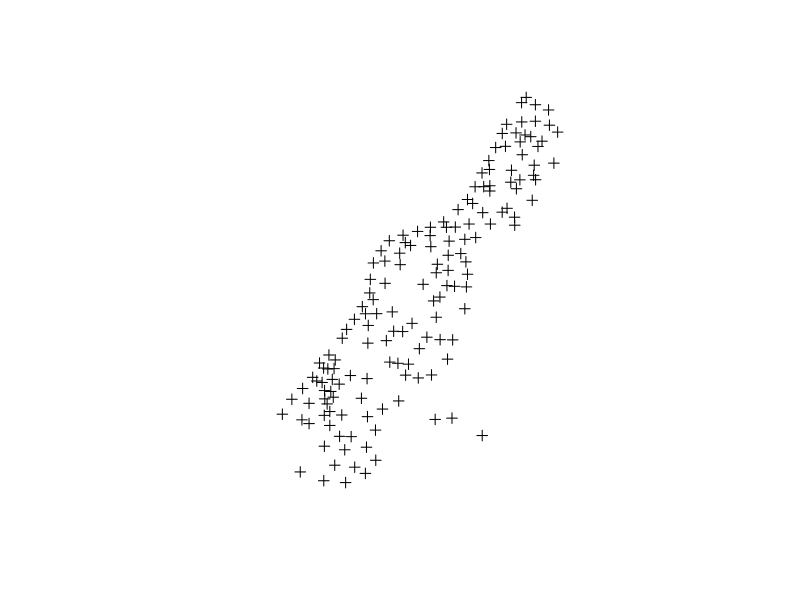
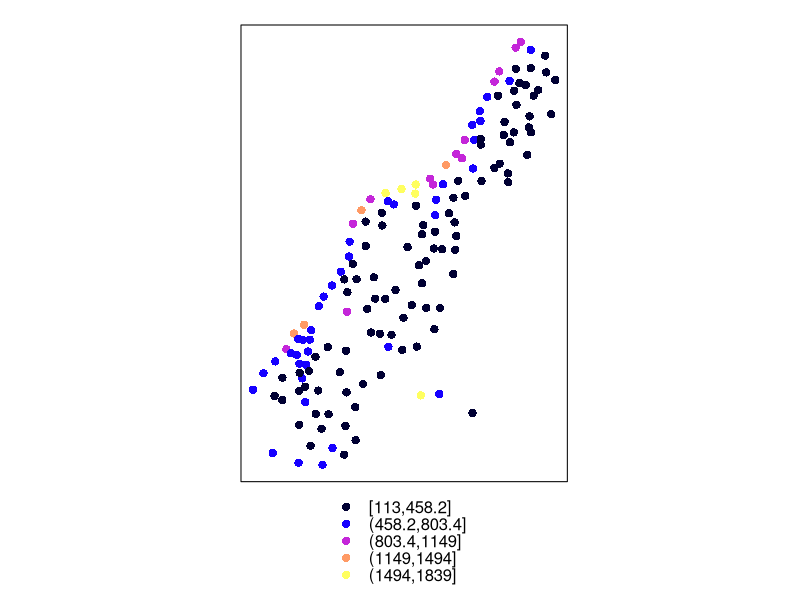
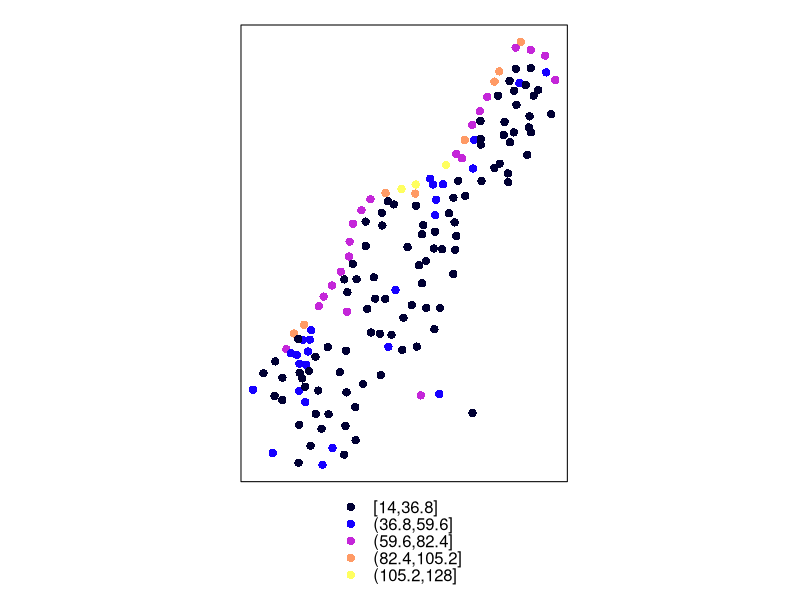
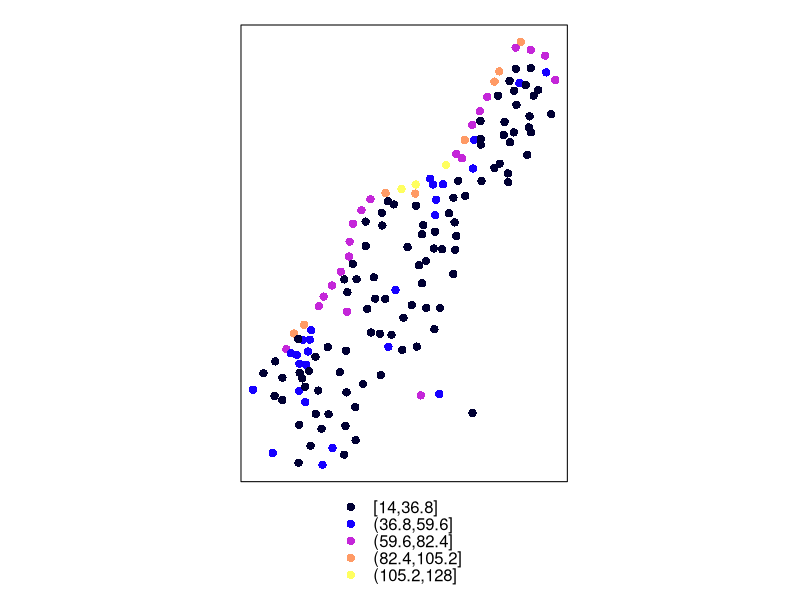
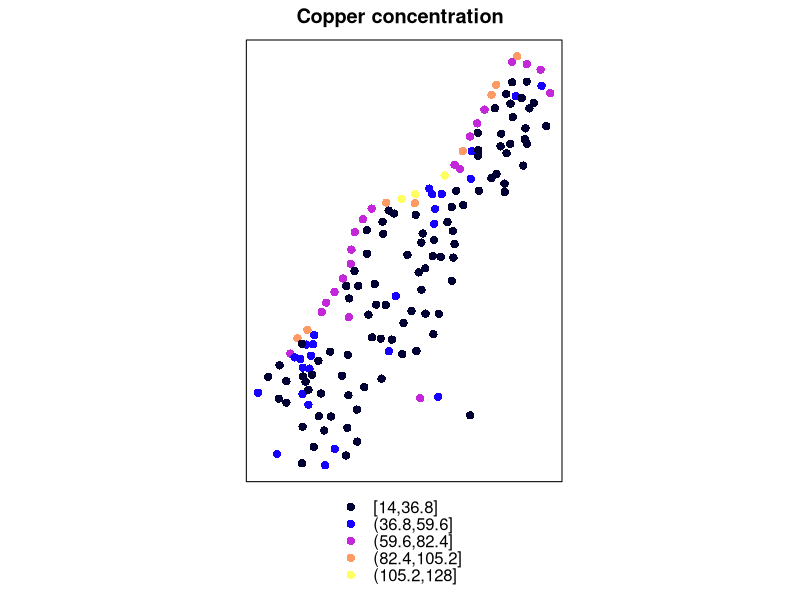
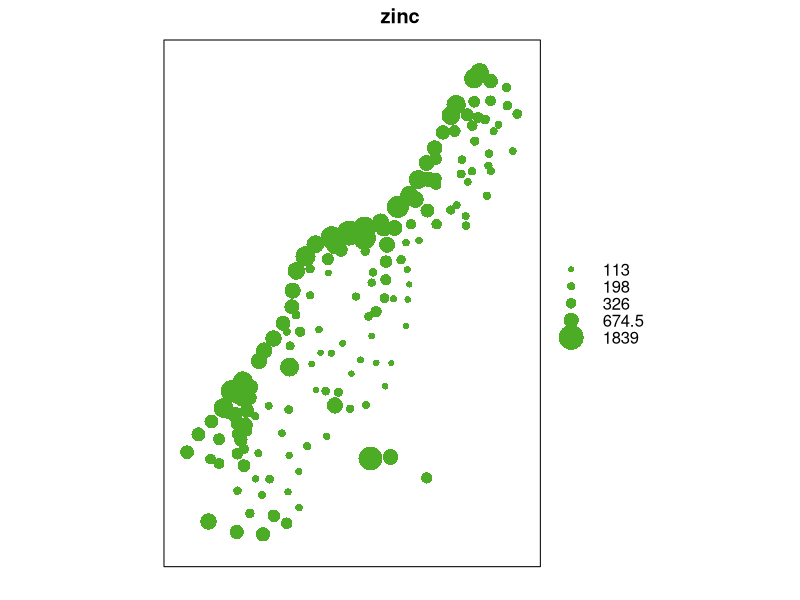
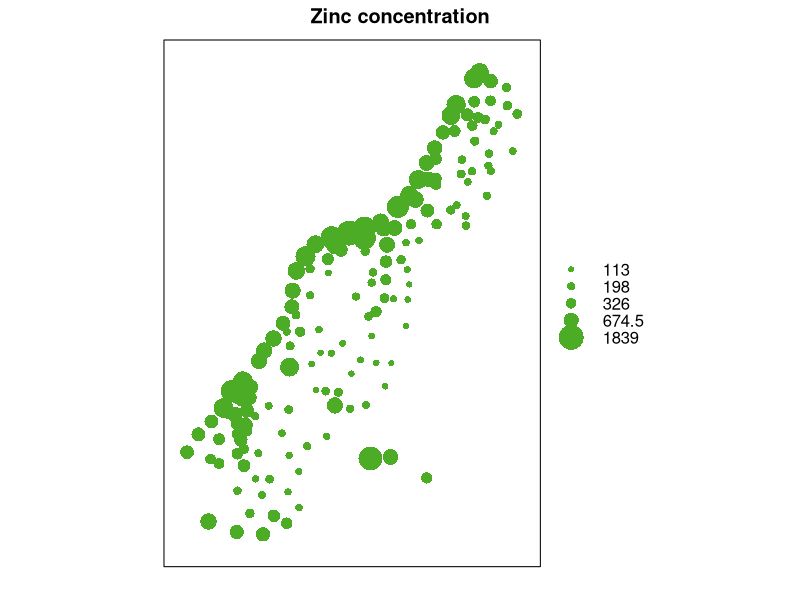
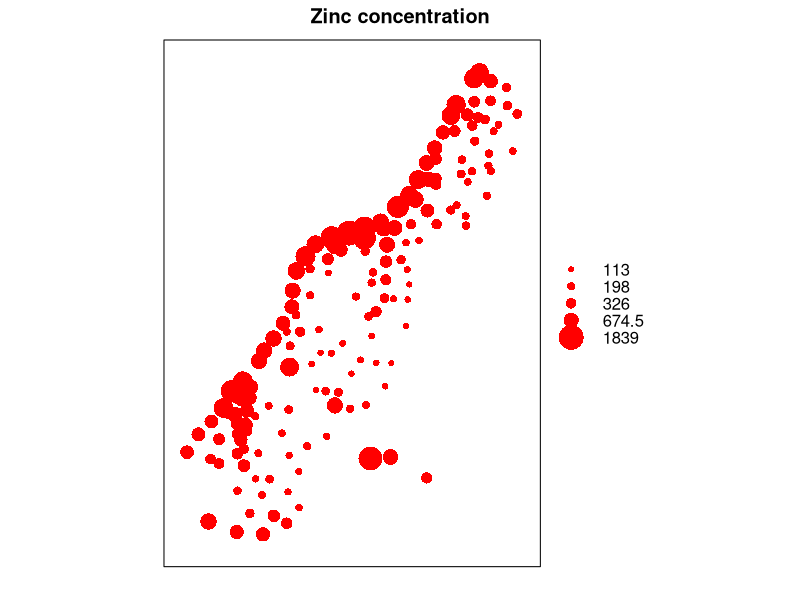

The R script that drew these images, in order:
# R code for spatial view of points

# first thing: reuse the library called "sp"
library(sp) 
# sp has a dataset called meuse
data(meuse)
head(meuse) #it's a spatial dataset, has some coordinates!
#let's explain to R that we are gonna use data that has coordinates:
coordinates(meuse)= ~x+y
#dopo l'uguale descriviamo intervallo coordinate: X e Y
#stiamo spiegando a meuse to think spatially
# ~ è un simbolo vecchio che usa "sp"
plot(meuse)
#vediamo i punti nello spazio
spplot(meuse, "zinc")
#con questo comando invece usiamo il dataset in una variabile localizzata. 
#vediamo varie classi e quindi diverse concentrazioni di zinco
#exercise: plot the spatial amount of copper)
spplot(meuse, "copper")
spplot(meuse, "copper") #per vedere anche il titolo che vogliamo
spplot(meuse, "copper", main= "Copper concentration")
# per cambiare simbolo e vedere non in classi ma in cerchi dimensionati alla concentrazione
bubble(meuse, "zinc")
bubble(meuse, "zinc", main="Zinc concentration")
#exercise: bubble copper in red
bubble(meuse, "zinc", main="Zinc concentration", col="red")
